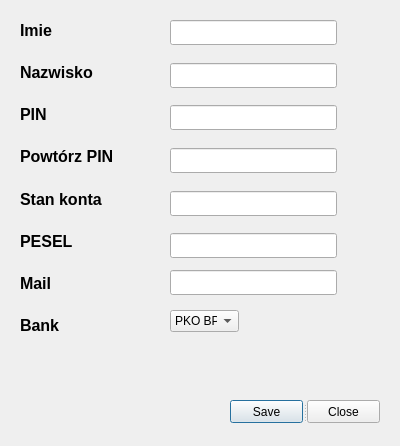
<?xml version="1.0" encoding="UTF-8"?>
<ui version="4.0">
 <class>addNew</class>
 <widget class="QDialog" name="addNew">
  <property name="geometry">
   <rect>
    <x>0</x>
    <y>0</y>
    <width>400</width>
    <height>446</height>
   </rect>
  </property>
  <property name="windowTitle">
   <string>Dialog</string>
  </property>
  <widget class="QSplitter" name="splitter_2">
   <property name="geometry">
    <rect>
     <x>230</x>
     <y>400</y>
     <width>150</width>
     <height>23</height>
    </rect>
   </property>
   <property name="orientation">
    <enum>Qt::Horizontal</enum>
   </property>
   <widget class="QPushButton" name="pushButton">
    <property name="text">
     <string>Save</string>
    </property>
   </widget>
   <widget class="QPushButton" name="pushButton_2">
    <property name="text">
     <string>Close</string>
    </property>
   </widget>
  </widget>
  <widget class="QLineEdit" name="mail">
   <property name="geometry">
    <rect>
     <x>170</x>
     <y>270</y>
     <width>167</width>
     <height>25</height>
    </rect>
   </property>
   <property name="font">
    <font>
     <pointsize>12</pointsize>
    </font>
   </property>
   <property name="inputMethodHints">
    <set>Qt::ImhNone</set>
   </property>
   <property name="inputMask">
    <string/>
   </property>
  </widget>
  <widget class="QLineEdit" name="pesel">
   <property name="geometry">
    <rect>
     <x>170</x>
     <y>233</y>
     <width>167</width>
     <height>25</height>
    </rect>
   </property>
   <property name="font">
    <font>
     <pointsize>12</pointsize>
    </font>
   </property>
   <property name="inputMethodHints">
    <set>Qt::ImhNone</set>
   </property>
   <property name="inputMask">
    <string/>
   </property>
  </widget>
  <widget class="QLineEdit" name="accountBalance">
   <property name="geometry">
    <rect>
     <x>170</x>
     <y>191</y>
     <width>167</width>
     <height>25</height>
    </rect>
   </property>
   <property name="font">
    <font>
     <pointsize>12</pointsize>
    </font>
   </property>
   <property name="inputMethodHints">
    <set>Qt::ImhFormattedNumbersOnly</set>
   </property>
   <property name="inputMask">
    <string/>
   </property>
  </widget>
  <widget class="QLineEdit" name="pinAgain">
   <property name="geometry">
    <rect>
     <x>170</x>
     <y>148</y>
     <width>167</width>
     <height>25</height>
    </rect>
   </property>
   <property name="font">
    <font>
     <pointsize>12</pointsize>
    </font>
   </property>
   <property name="inputMethodHints">
    <set>Qt::ImhDigitsOnly|Qt::ImhHiddenText|Qt::ImhNoAutoUppercase|Qt::ImhNoPredictiveText|Qt::ImhSensitiveData</set>
   </property>
   <property name="maxLength">
    <number>4</number>
   </property>
   <property name="echoMode">
    <enum>QLineEdit::Password</enum>
   </property>
  </widget>
  <widget class="QLineEdit" name="pin">
   <property name="geometry">
    <rect>
     <x>170</x>
     <y>105</y>
     <width>167</width>
     <height>25</height>
    </rect>
   </property>
   <property name="font">
    <font>
     <pointsize>12</pointsize>
    </font>
   </property>
   <property name="inputMethodHints">
    <set>Qt::ImhDigitsOnly|Qt::ImhHiddenText|Qt::ImhNoAutoUppercase|Qt::ImhNoPredictiveText|Qt::ImhSensitiveData</set>
   </property>
   <property name="maxLength">
    <number>4</number>
   </property>
   <property name="echoMode">
    <enum>QLineEdit::Password</enum>
   </property>
  </widget>
  <widget class="QLineEdit" name="surname">
   <property name="geometry">
    <rect>
     <x>170</x>
     <y>63</y>
     <width>167</width>
     <height>25</height>
    </rect>
   </property>
   <property name="font">
    <font>
     <pointsize>12</pointsize>
    </font>
   </property>
  </widget>
  <widget class="QLineEdit" name="name">
   <property name="geometry">
    <rect>
     <x>170</x>
     <y>20</y>
     <width>167</width>
     <height>25</height>
    </rect>
   </property>
   <property name="font">
    <font>
     <pointsize>12</pointsize>
    </font>
   </property>
  </widget>
  <widget class="QComboBox" name="comboBox">
   <property name="geometry">
    <rect>
     <x>170</x>
     <y>310</y>
     <width>69</width>
     <height>22</height>
    </rect>
   </property>
   <item>
    <property name="text">
     <string>PKO BP</string>
    </property>
   </item>
   <item>
    <property name="text">
     <string>ING</string>
    </property>
   </item>
   <item>
    <property name="text">
     <string>BZ WBK</string>
    </property>
   </item>
   <item>
    <property name="text">
     <string>mBank</string>
    </property>
   </item>
   <item>
    <property name="text">
     <string>Pekao</string>
    </property>
   </item>
  </widget>
  <widget class="QWidget" name="">
   <property name="geometry">
    <rect>
     <x>20</x>
     <y>12</y>
     <width>105</width>
     <height>331</height>
    </rect>
   </property>
   <layout class="QVBoxLayout" name="verticalLayout">
    <item>
     <widget class="QLabel" name="label">
      <property name="font">
       <font>
        <pointsize>12</pointsize>
        <weight>75</weight>
        <bold>true</bold>
       </font>
      </property>
      <property name="text">
       <string>Imie</string>
      </property>
     </widget>
    </item>
    <item>
     <widget class="QLabel" name="label_2">
      <property name="font">
       <font>
        <pointsize>12</pointsize>
        <weight>75</weight>
        <bold>true</bold>
       </font>
      </property>
      <property name="text">
       <string>Nazwisko</string>
      </property>
     </widget>
    </item>
    <item>
     <widget class="QLabel" name="label_3">
      <property name="font">
       <font>
        <pointsize>12</pointsize>
        <weight>75</weight>
        <bold>true</bold>
       </font>
      </property>
      <property name="text">
       <string>PIN</string>
      </property>
     </widget>
    </item>
    <item>
     <widget class="QLabel" name="label_4">
      <property name="font">
       <font>
        <pointsize>12</pointsize>
        <weight>75</weight>
        <bold>true</bold>
       </font>
      </property>
      <property name="text">
       <string>Powtórz PIN</string>
      </property>
     </widget>
    </item>
    <item>
     <widget class="QLabel" name="label_5">
      <property name="font">
       <font>
        <pointsize>12</pointsize>
        <weight>75</weight>
        <bold>true</bold>
       </font>
      </property>
      <property name="text">
       <string>Stan konta</string>
      </property>
     </widget>
    </item>
    <item>
     <widget class="QLabel" name="label_6">
      <property name="font">
       <font>
        <pointsize>12</pointsize>
        <weight>75</weight>
        <bold>true</bold>
       </font>
      </property>
      <property name="text">
       <string>PESEL</string>
      </property>
     </widget>
    </item>
    <item>
     <widget class="QLabel" name="label_7">
      <property name="font">
       <font>
        <pointsize>12</pointsize>
        <weight>75</weight>
        <bold>true</bold>
       </font>
      </property>
      <property name="text">
       <string>Mail</string>
      </property>
     </widget>
    </item>
    <item>
     <widget class="QLabel" name="label_8">
      <property name="font">
       <font>
        <pointsize>12</pointsize>
        <weight>75</weight>
        <bold>true</bold>
       </font>
      </property>
      <property name="text">
       <string>Bank</string>
      </property>
     </widget>
    </item>
   </layout>
  </widget>
 </widget>
 <tabstops>
  <tabstop>name</tabstop>
  <tabstop>surname</tabstop>
  <tabstop>pin</tabstop>
  <tabstop>pinAgain</tabstop>
  <tabstop>accountBalance</tabstop>
  <tabstop>pesel</tabstop>
  <tabstop>mail</tabstop>
  <tabstop>comboBox</tabstop>
  <tabstop>pushButton</tabstop>
  <tabstop>pushButton_2</tabstop>
 </tabstops>
 <resources/>
 <connections/>
</ui>
